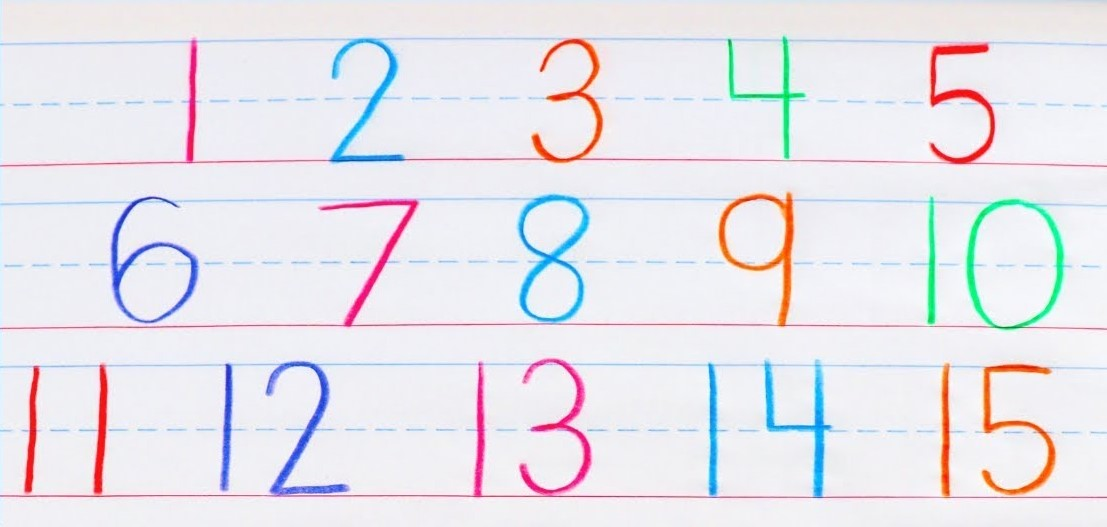
#> input picture screens/digit.jpg, 1107 x 527 px
$ jupyter execute --allow-errors patches.ipynb
#> lines starting #> are read from the running program, lines starting #| are printed output that depends on the picture
#> further down, img is the input picture: shape (527, 1107, 3); mean B, G, R 236.6, 230.1, 232.2
### scripts/empatches.py
# -*- coding: utf-8 -*-
"""
Created on Mon Mar  7 15:32:58 2022

@author: talha
"""

import numpy as np
import math
from typing import Iterable
from copy import deepcopy


class Patches:
    def __init__(self, imgs, EM_indices):
        self.imgs = np.array(imgs)
        self.old_imgs = None
        self._EM_indices = EM_indices

    def update(self, imgs, shift_indices):

        if not isinstance(shift_indices, Iterable):
            raise TypeError('param "shifted_indices is not iteratable."')

        if self.is_updated():
            raise ValueError('Patches already updated. please .reset() before update.')

        if (len(imgs.shape) == 3 and len(shift_indices) == 1) or (
            len(imgs.shape) == 4 and len(shift_indices) == imgs.shape[0]
        ):
            self.old_imgs = deepcopy(self.imgs)
            self.imgs[shift_indices] = imgs
        else:
            raise ValueError('Image shape and index not Matched.')

    def is_updated(self):
        return True if self.old_imgs is not None else False

    def reset(self):
        if self.is_updated():
            self.imgs = self.old_imgs
            self.old_imgs = None


class EMPatches(object):
    def __init__(self):
        pass

    def extract_patches(self, img, patchsize, overlap=None, stride=None) -> Patches:
        '''
        Parameters
        ----------
        img : image to extract patches from in [H W Ch] format.
        patchsize :  size of patch to extract from image only square patches can be
                     extracted for now.
        overlap (Optional): overlap between patched in percentage a float between [0, 1].
        stride (Optional): Step size between patches
        Returns
        -------
        img_patches : a list containing extracted patches of images.
        indices : a list containing indices of patches in order, whihc can be used
                  at later stage for 'merging_patches'.

        '''
#> called with patchsize = 527, overlap = 0.2

        height = img.shape[0]
#> height = 527
        width = img.shape[1]
#> width = 1107
        maxWindowSize = patchsize
        windowSizeX = maxWindowSize
        windowSizeY = maxWindowSize
        windowSizeX = min(windowSizeX, width)
#> windowSizeX = 527
        windowSizeY = min(windowSizeY, height)
#> windowSizeY = 527

        if stride is not None:
            stepSizeX = stride
            stepSizeY = stride
        elif overlap is not None:
            overlapPercent = overlap

            windowSizeX = maxWindowSize
            windowSizeY = maxWindowSize
            # If the input data is smaller than the specified window size,
            # clip the window size to the input size on both dimensions
            windowSizeX = min(windowSizeX, width)
            windowSizeY = min(windowSizeY, height)

            # Compute the window overlap and step size
            windowOverlapX = int(math.floor(windowSizeX * overlapPercent))
#> windowOverlapX = 105
            windowOverlapY = int(math.floor(windowSizeY * overlapPercent))
#> windowOverlapY = 105

            stepSizeX = windowSizeX - windowOverlapX
#> stepSizeX = 422
            stepSizeY = windowSizeY - windowOverlapY
#> stepSizeY = 422
        else:
            stepSizeX = 1
            stepSizeY = 1

        # Determine how many windows we will need in order to cover the input data
        lastX = width - windowSizeX
#> lastX = 580
        lastY = height - windowSizeY
#> lastY = 0
        xOffsets = list(range(0, lastX + 1, stepSizeX))
#> xOffsets = [0, 422]
        yOffsets = list(range(0, lastY + 1, stepSizeY))
#> yOffsets = [0]

        # Unless the input data dimensions are exact multiples of the step size,
        # we will need one additional row and column of windows to get 100% coverage
        if len(xOffsets) == 0 or xOffsets[-1] != lastX:
            xOffsets.append(lastX)
        if len(yOffsets) == 0 or yOffsets[-1] != lastY:
            yOffsets.append(lastY)

        img_patches = []
        indices = []

        for xOffset in xOffsets:
            for yOffset in yOffsets:
                if len(img.shape) >= 3:
                    img_patches.append(
                        img[(slice(yOffset, yOffset + windowSizeY, None), slice(xOffset, xOffset + windowSizeX, None))]
                    )
                else:
                    img_patches.append(
                        img[(slice(yOffset, yOffset + windowSizeY), slice(xOffset, xOffset + windowSizeX))]
                    )
            indices.append((yOffset, yOffset + windowSizeY, xOffset, xOffset + windowSizeX))
#> after the loop, img_patches = 3 items; indices = [(0, 527, 0, 527), (0, 527, 422, 949), (0, 527, 580, 1107)]

        return Patches(img_patches, indices)
#> in __init__, `self._EM_indices = EM_indices`: self._EM_indices has the same summary as indices in extract_patches

    def merge_patches(self, patches: Patches, mode='overwrite'):
        '''
        Parameters
        ----------
        img_patches : list containing image patches that needs to be joined, dtype=uint8
        indices : a list of indices generated by 'extract_patches' function of the format;
                    (yOffset, yOffset+windowSizeY, xOffset, xOffset+windowSizeX)
        mode : how to deal with overlapping patches;
                overwrite -> next patch will overwrite the overlapping area of the previous patch.
                max -> maximum value of overlapping area at each pixel will be written.
                min -> minimum value of overlapping area at each pixel will be written.
                avg -> mean/average value of overlapping area at each pixel will be written.
        Returns
        -------
        Stitched image.
        '''
        modes = ["overwrite", "max", "min", "avg"]
        if mode not in modes:
            raise ValueError(f"mode has to be either one of {modes}, but got {mode}")

        orig_h = patches._EM_indices[-1][1]
        orig_w = patches._EM_indices[-1][3]

        rgb = True
        if len(patches.imgs[0].shape) == 2:
            rgb = False

        if mode == 'min':
            if rgb:
                empty_image = np.zeros((orig_h, orig_w, 3)).astype(np.float32) + np.inf  # using float here is better
            else:
                empty_image = np.zeros((orig_h, orig_w)).astype(np.float32) + np.inf  # using float here is better
        else:
            if rgb:
                empty_image = np.zeros((orig_h, orig_w, 3)).astype(np.float32)  # using float here is better
            else:
                empty_image = np.zeros((orig_h, orig_w)).astype(np.float32)  # using float here is better

        for i, indice in enumerate(patches._EM_indices):
            if mode == 'overwrite':
                if rgb:
                    empty_image[indice[0] : indice[1], indice[2] : indice[3], :] = patches.imgs[i]
                else:
                    empty_image[indice[0] : indice[1], indice[2] : indice[3]] = patches.imgs[i]
            elif mode == 'max':
                if rgb:
                    empty_image[indice[0] : indice[1], indice[2] : indice[3], :] = np.maximum(
                        patches.imgs[i], empty_image[indice[0] : indice[1], indice[2] : indice[3], :]
                    )
                else:
                    empty_image[indice[0] : indice[1], indice[2] : indice[3]] = np.maximum(
                        patches.imgs[i], empty_image[indice[0] : indice[1], indice[2] : indice[3]]
                    )
            elif mode == 'min':
                if rgb:
                    empty_image[indice[0] : indice[1], indice[2] : indice[3], :] = np.minimum(
                        patches.imgs[i], empty_image[indice[0] : indice[1], indice[2] : indice[3], :]
                    )
                else:
                    empty_image[indice[0] : indice[1], indice[2] : indice[3]] = np.minimum(
                        patches.imgs[i], empty_image[indice[0] : indice[1], indice[2] : indice[3]]
                    )
            elif mode == 'avg':
                if rgb:
                    empty_image[indice[0] : indice[1], indice[2] : indice[3], :] = np.where(
                        empty_image[indice[0] : indice[1], indice[2] : indice[3], :] == 0,
                        patches.imgs[i],
                        np.add(patches.imgs[i], empty_image[indice[0] : indice[1], indice[2] : indice[3], :]) / 2,
                    )
                    # Below line should work with np.ones mask but giving Weights sum to zero error and is approx. 10 times slower then np.where
                    # empty_image[indice[0]:indice[1], indice[2]:indice[3], :] = np.average(([empty_image[indice[0]:indice[1], indice[2]:indice[3], :],
                    #                                                                         img_patches[i]]), axis=0,
                    #                                                                         weights=(np.asarray([empty_image[indice[0]:indice[1], indice[2]:indice[3], :],
                    #                                                                                               img_patches[i]])>0))
                else:
                    empty_image[indice[0] : indice[1], indice[2] : indice[3]] = np.where(
                        empty_image[indice[0] : indice[1], indice[2] : indice[3]] == 0,
                        patches.imgs[i],
                        np.add(patches.imgs[i], empty_image[indice[0] : indice[1], indice[2] : indice[3]]) / 2,
                    )

        return empty_image


class BatchPatching(EMPatches):
    # [99 lines left out: functions __init__, patch_batch, merge_batch, patch_via_indices, not called in this run]

### patches.ipynb
[cell 1]
from scripts.empatches import EMPatches
import imgviz  # just for plotting
import cv2
import numpy as np
import matplotlib.pyplot as plt

img = cv2.imread('screens/digit.jpg')
img = cv2.cvtColor(img, cv2.COLOR_BGR2RGB)

emp = EMPatches()
patches = emp.extract_patches(img, patchsize=527, overlap=0.2)

# displaying 1st 10 image patches
#> (the rest of this cell did not finish here and is left out)

## Update patches.

[cell 2]
# apply single image change.
shift_index = [1]
img_BGR_1 = cv2.cvtColor(patches.imgs[shift_index[0]].squeeze(), cv2.COLOR_RGB2BGR)
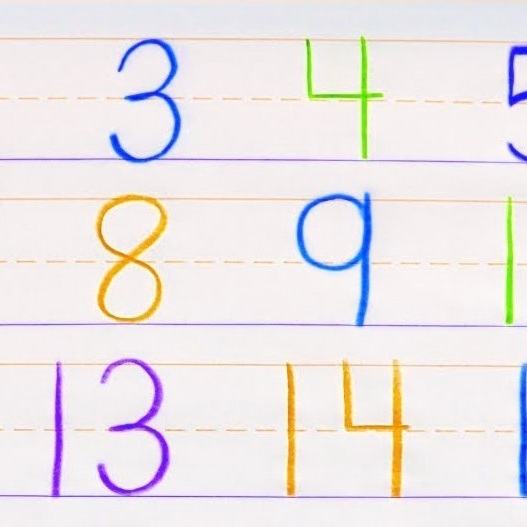
#> img_BGR_1: shape (527, 527, 3); mean R, G, B 236.2, 230.8, 232.3

patches.update(img_BGR_1, shift_index)

[cell 3]
merged_img = emp.merge_patches(patches)
#> in merge_patches, `orig_h = patches._EM_indices[-1][1]`: orig_h = 527
#> in merge_patches, `orig_w = patches._EM_indices[-1][3]`: orig_w = 1107
#> the loop in merge_patches, `for i, indice in enumerate(patches._EM_indices):` made 3 passes
#> after the loop in merge_patches, `for i, indice in enumerate(patches._EM_indices):`:
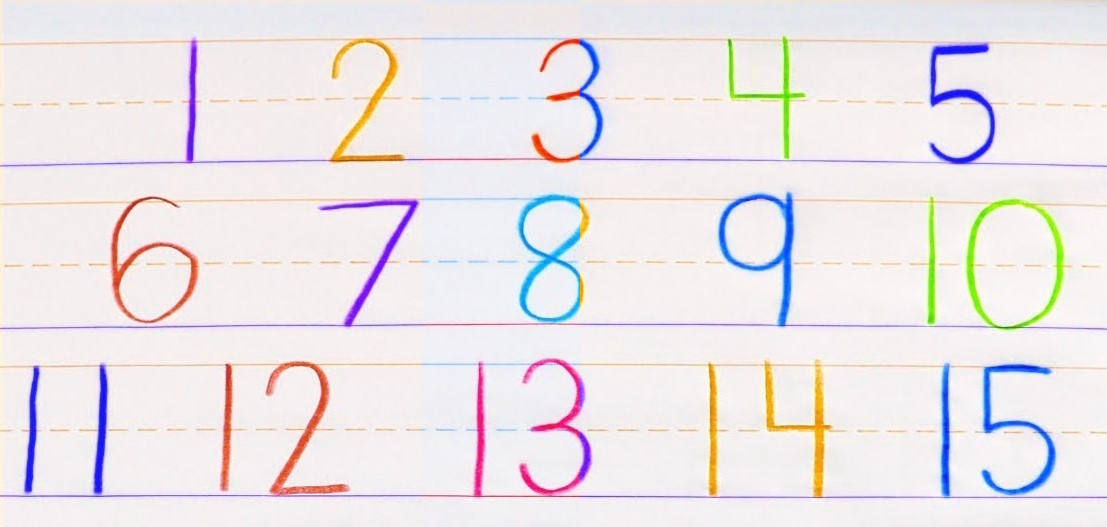
#> empty_image: shape (527, 1107, 3) float32; mean of channels 0, 1, 2 232.7, 230.1, 235.9; drawn as B, G, R
# display
plt.figure()
plt.imshow(merged_img.astype(np.uint8))
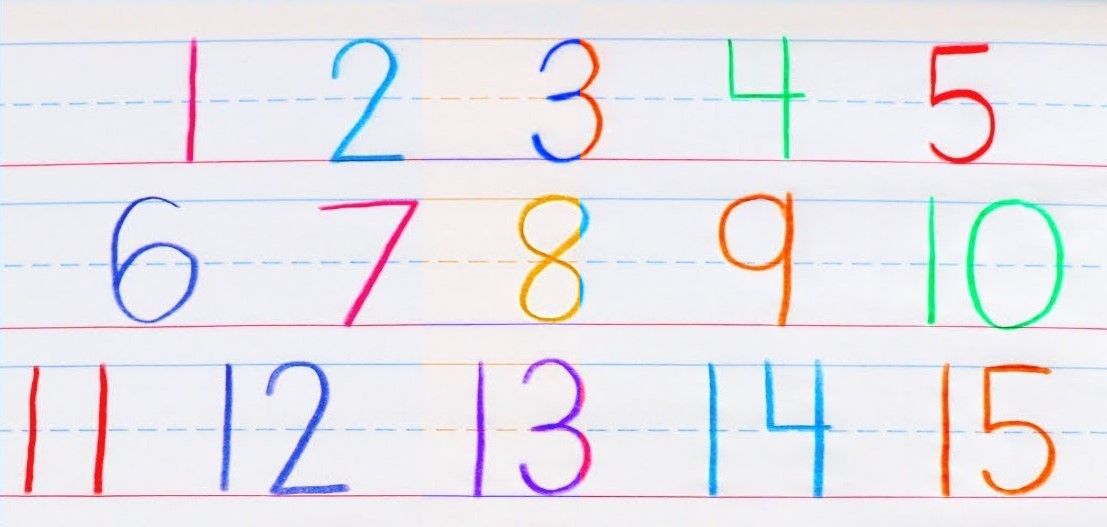
#> shown: shape (527, 1107, 3); mean R, G, B 232.8, 230.1, 236

If you update patches already updated, it raises Value Error.

[cell 4]
# apply multiple images change.
shift_index = [0, 2]
img_BGR_1 = cv2.cvtColor(patches.imgs[shift_index[0]].squeeze(), cv2.COLOR_RGB2BGR)
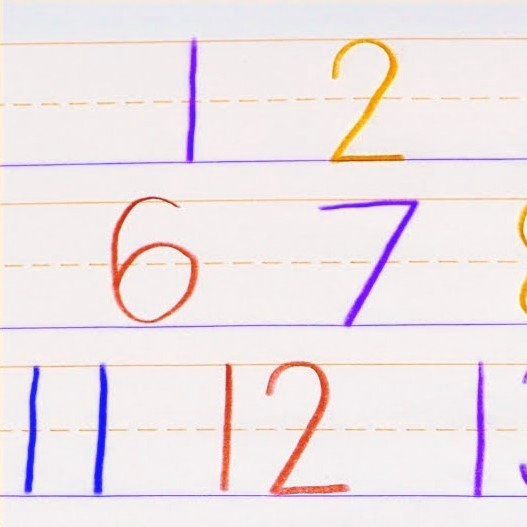
#> img_BGR_1: shape (527, 527, 3); mean R, G, B 239.1, 229, 232.3
img_BGR_2 = cv2.cvtColor(patches.imgs[shift_index[1]].squeeze(), cv2.COLOR_RGB2BGR)
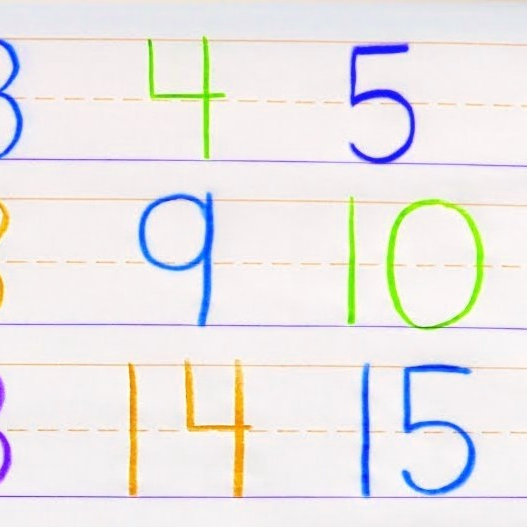
#> img_BGR_2: shape (527, 527, 3); mean R, G, B 234.7, 232.2, 232.7

#> (the rest of this cell did not finish here and is left out)

So, use reset() before update.

[cell 5]
patches.reset()

# apply multiple images change.
shift_index = [0, 2]
img_BGR_1 = cv2.cvtColor(patches.imgs[shift_index[0]].squeeze(), cv2.COLOR_RGB2BGR)
img_BGR_2 = cv2.cvtColor(patches.imgs[shift_index[1]].squeeze(), cv2.COLOR_RGB2BGR)

patches.update(np.stack([img_BGR_1, img_BGR_2]), shift_index)

[cell 6]
merged_img = emp.merge_patches(patches)
#> the loop in merge_patches (call 2), `for i, indice in enumerate(patches._EM_indices):` made 3 passes
# display
plt.figure()
plt.imshow(merged_img.astype(np.uint8))

## Restore
You can restore patches from origin.

[cell 7]
patches.reset()

[cell 8]
merged_img = emp.merge_patches(patches)
# display
plt.clf()
plt.figure()
plt.imshow(merged_img.astype(np.uint8))

$ run again, with screens/1D.png saved as screens/digit.jpg
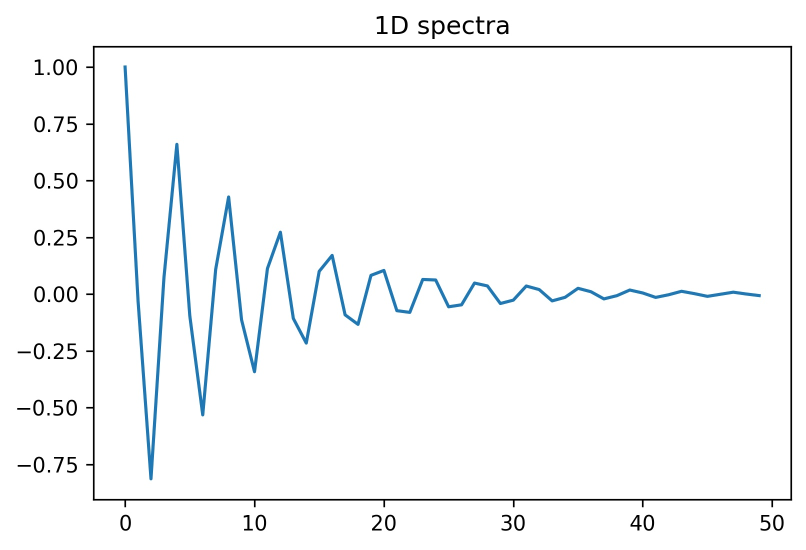
#> input picture screens/1D.png, 1611 x 1100 px (shown at 1/2 size)
#> img is the input picture: shape (1100, 1611, 3); mean B, G, R 249.5, 248.6, 247.2
#> after the loop in extract_patches, `for xOffset in xOffsets:`: img_patches = 12 items; indices = [(573, 1100, 0, 527), (573, 1100, 422, 949), (573, 1100, 844, 1371), (573, 1100, 1084, 1611)]
#> self._EM_indices has the same summary as indices in extract_patches
#> orig_h = 1100
#> orig_w = 1611
#> the loop in merge_patches, `for i, indice in enumerate(patches._EM_indices):` made 4 passes
#> `img_BGR_2 = cv2.cvtColor(patches.imgs[shift_index[1]].squeeze(), cv2.C..`:
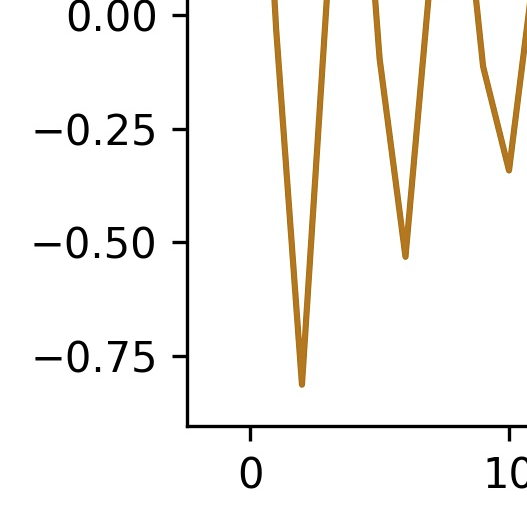
#> img_BGR_2: shape (527, 527, 3); mean R, G, B 245.7, 243.7, 240.6
#> the loop in merge_patches (call 2), `for i, indice in enumerate(patches._EM_indices):` made 4 passes
#> `[cell 8] merged_img = emp.merge_patches(patches)`:
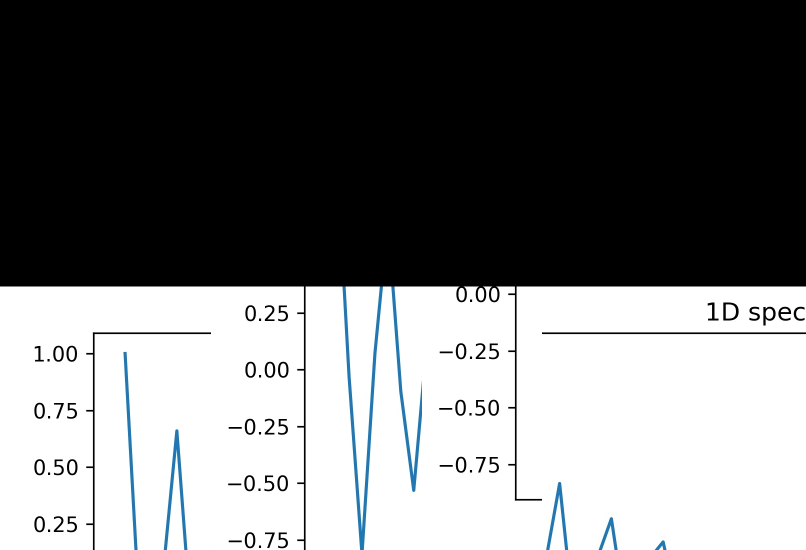
#> shown: shape (1100, 1611, 3) (shown at 1/2 size); mean R, G, B 116.9, 117.8, 118.3

$ run again, with screens/1dp.png saved as screens/digit.jpg
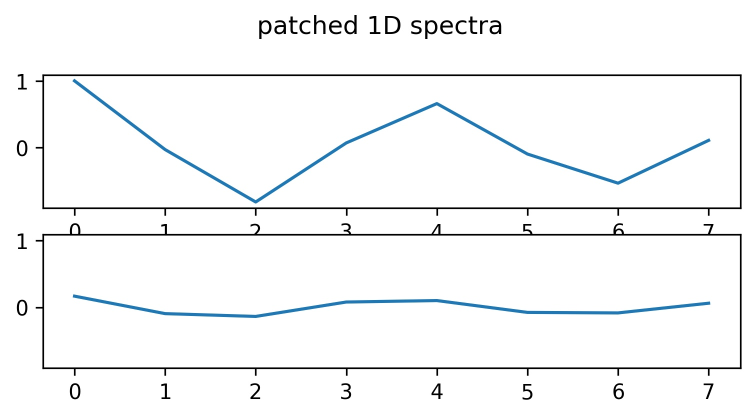
#> input picture screens/1dp.png, 1510 x 837 px (shown at 1/2 size)
#> img is the input picture: shape (837, 1510, 3); mean B, G, R 247.4, 246.6, 245.5
#> after the loop in extract_patches, `for xOffset in xOffsets:`: img_patches = 8 items; indices = [(310, 837, 0, 527), (310, 837, 422, 949), (310, 837, 844, 1371), (310, 837, 983, 1510)]
#> self._EM_indices has the same summary as indices in extract_patches
#> orig_h = 837
#> orig_w = 1510
#> the loop in merge_patches, `for i, indice in enumerate(patches._EM_indices):` made 4 passes
#> `img_BGR_2 = cv2.cvtColor(patches.imgs[shift_index[1]].squeeze(), cv2.C..`:
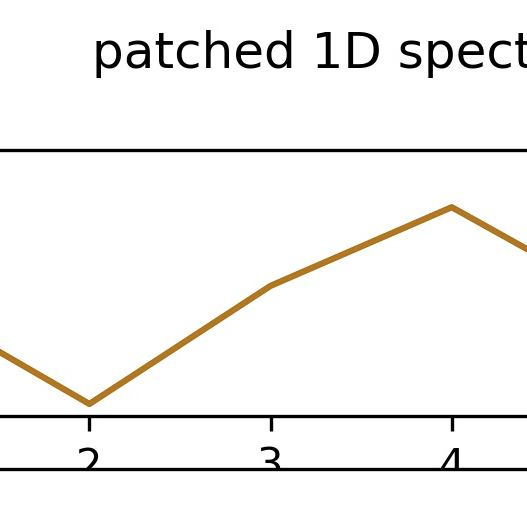
#> img_BGR_2: shape (527, 527, 3); mean R, G, B 244.4, 243.7, 242.5
#> the loop in merge_patches (call 2), `for i, indice in enumerate(patches._EM_indices):` made 4 passes
#> `[cell 8] merged_img = emp.merge_patches(patches)`:
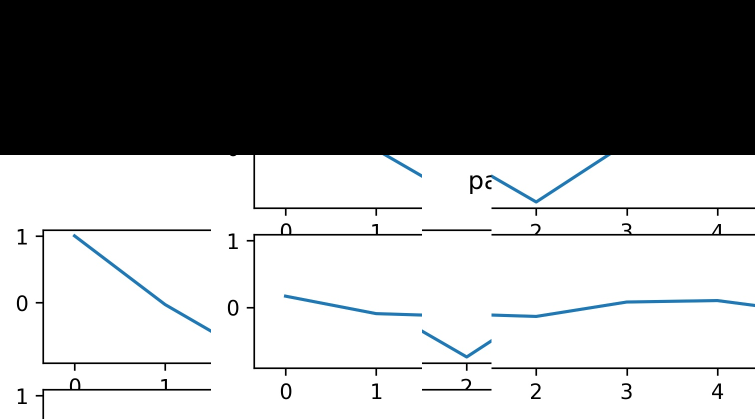
#> shown: shape (837, 1510, 3) (shown at 1/2 size); mean R, G, B 154.5, 155.3, 155.7
